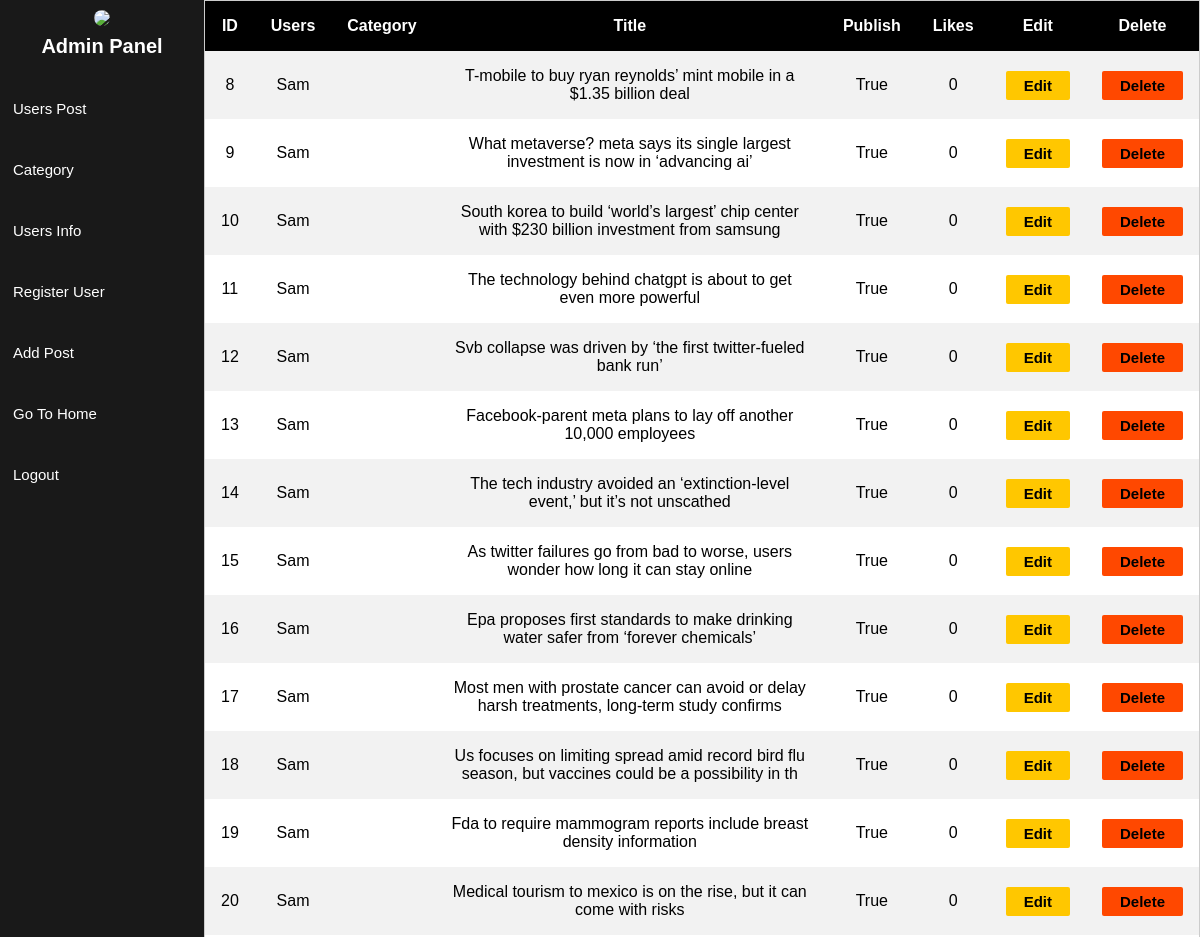
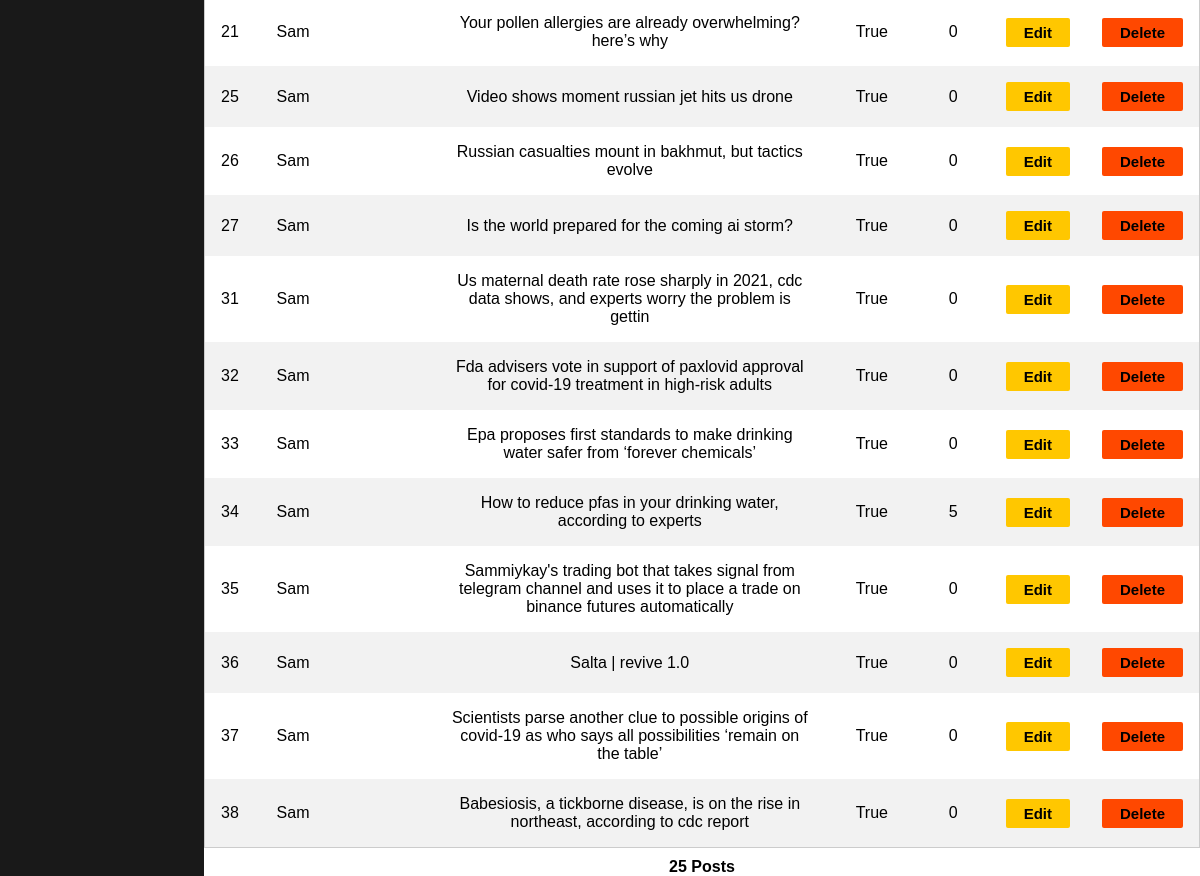
The app's page /custom-admin/ (signed in) with its own data (2 pictures, top to bottom).
### blog/models.py (models this page shows, shortened)
class Post(models.Model):
	user = models.ForeignKey(User, on_delete=models.CASCADE)
	category = models.ForeignKey(Category, on_delete=models.CASCADE)
	title = models.CharField(max_length=10000)
	date = models.DateTimeField(auto_now_add=True)
	image = models.ImageField()
	text = RichTextField()
	publish = models.BooleanField(default= False)
	slug = models.SlugField(max_length=2500, null=False, blank=True)
	likes = models.ManyToManyField(User, related_name='likes', blank=True)
	view_count = models.IntegerField(default=0)
	class Meta:
		db_table = "post"

### blog/views.py (the view)
# urls.py: path('custom-admin/', custom_admin, name ='custom_admin'),
@login_required
def custom_admin(request):
    posts= Post.objects.all()
    context ={
        'post': posts,
    }
    return render(request, 'blog/admin.html', context)

### blog/templates/blog/admin.html (shortened to what this page needs)
{% extends 'blog/adminbase.html' %}
{% block content %}
{% load static %}
		<div class="main-content">
                <table>
                    <tr>
                        <th>ID</th>
                        <th>Users</th>
                        <th>Category</th>
                        <th>Title</th>
                        <th>Publish</th>
                        <th>Likes</th>
                        <th>Edit</th>
                        <th>Delete</th>
                    </tr>
                    {% for posts in post %}
                    <tr>
                        <td>{{posts.id}}</td>
                        <td>{{posts.user.username.capitalize}}</td>
                        <td>{{posts.category.capitalize}}</td>
                        <td>{{posts.title.capitalize}}</td>
                        <td>{{posts.publish}}</td>
                        <td>{{posts.likes.count}}</td>
                        <td><a href="/custom-admin/{{posts.slug}}/update"><button class="edit">Edit</button></a></td>
                        <td><a href="/custom-admin/{{posts.slug}}/delete"><button class="delete">Delete</button></a></td>
                    </tr>
                    {% endfor %}
                </table>
                <h5>{{post.count}} Post{{post|pluralize}}</h5>
		</div>
	</div>
	{% endblock %}

### blog/templates/blog/adminbase.html (shortened to what this page needs)
{% load static %}
<!DOCTYPE html>
<html>
<head>
	<link rel="stylesheet" type="text/css" href="{% static 'css/adminstyle.css' %}">
</head>
<body>
	<div class="main">
		<div class="sidebar">
			<div class="img">
				<img src="{% static 'images/avatar.png' %}">
				<h4>Admin Panel</h4>
			</div>
			<ul>
				<li><a href="{% url 'custom_admin' %}">Users Post</a></li>
				<li><a href="{% url 'custom_admin_category' %}">Category</a></li>
				<li><a href="{% url 'user_info' %}">Users Info</a></li>
				<li><a href="{% url 'admin_registration' %}">Register User</a></li>
				<li><a href="{% url 'admin_add_post' %}">Add Post</a></li>
				<li><a href="{% url 'home' %}">Go To Home</a></li>
				<li><a href="{% url 'logout' %}">Logout</a></li>
			</ul>
		</div>
		{% if request.user.is_superuser %}
		{% block content %}
		{% endblock %}
		{% else %}
		No t Admin manager
		{% endif %}
</body>
</html>

### static/css/adminstyle.css (style rules this page uses)
* { padding: 0px; margin: 0px; font-family: sans-serif; }
.main { display: grid; grid-template-columns:17% 83%; }
.sidebar { background-color: rgba(0,0,0,0.9); height: 100vh; }
.sidebar img { width: 67%; border-radius: 50%; }
.sidebar .img { margin: 10px auto; text-align: center; }
.sidebar .img h4 { color: white; margin-top: 5px; font-size: 20px; }
.sidebar ul { margin-top: 20px; }
.sidebar ul li { list-style: none; }
.sidebar ul li a { text-decoration: none; display: block; padding: 22px 13px; font-size: 15px; color: white; }
.main-content { height: 100vh; overflow-y: scroll; }
table { border-spacing: 0; width: 100%; border: 1px solid #ccc; }
th { background-color: black; color: white; }
th, td { text-align: center; padding: 16px; }
tr:nth-child(even) { background-color: #f2f2f2 }
table button { padding: 6px 18px; border: none; font-weight: bolder; font-size: 15px; border-radius: 2px; }
.edit { background-color: #ffc700; }
.delete { background-color: #ff4800; }
h5 { text-align: center; margin-top: 10px; font-size: 16px;; }
button { padding: 3px; }
.main-content table button { cursor: pointer; }

### records on screen
Post: id "8", user.username "Sam", title "T-mobile to buy ryan reynolds’ mint mobile in a $1.35 billion deal", publish "True", likes.count "0"
Post: id "9", user.username "Sam", title "What metaverse? meta says its single largest investment is now in ‘advancing ai’", publish "True", likes.count "0"
Post: id "10", user.username "Sam", title "South korea to build ‘world’s largest’ chip center with $230 billion investment from samsung", publish "True", likes.count "0"
Post: id "11", user.username "Sam", title "The technology behind chatgpt is about to get even more powerful", publish "True", likes.count "0"
Post: id "12", user.username "Sam", title "Svb collapse was driven by ‘the first twitter-fueled bank run’", publish "True", likes.count "0"
Post: id "13", user.username "Sam", title "Facebook-parent meta plans to lay off another 10,000 employees", publish "True", likes.count "0"
Post: id "14", user.username "Sam", title "The tech industry avoided an ‘extinction-level event,’ but it’s not unscathed", publish "True", likes.count "0"
Post: id "15", user.username "Sam", title "As twitter failures go from bad to worse, users wonder how long it can stay online", publish "True", likes.count "0"
Post: id "16", user.username "Sam", title "Epa proposes first standards to make drinking water safer from ‘forever chemicals’", publish "True", likes.count "0"
Post: id "17", user.username "Sam", title "Most men with prostate cancer can avoid or delay harsh treatments, long-term study confirms", publish "True", likes.count "0"
Post: id "18", user.username "Sam", title "Us focuses on limiting spread amid record bird flu season, but vaccines could be a possibility in th", publish "True", likes.count "0"
Post: id "19", user.username "Sam", title "Fda to require mammogram reports include breast density information", publish "True", likes.count "0"
Post: id "20", user.username "Sam", title "Medical tourism to mexico is on the rise, but it can come with risks", publish "True", likes.count "0"
Post: id "21", user.username "Sam", title "Your pollen allergies are already overwhelming? here’s why", publish "True", likes.count "0"
Post: id "25", user.username "Sam", title "Video shows moment russian jet hits us drone", publish "True", likes.count "0"
Post: id "26", user.username "Sam", title "Russian casualties mount in bakhmut, but tactics evolve", publish "True", likes.count "0"
Post: id "27", user.username "Sam", title "Is the world prepared for the coming ai storm?", publish "True", likes.count "0"
Post: id "31", user.username "Sam", title "Us maternal death rate rose sharply in 2021, cdc data shows, and experts worry the problem is gettin", publish "True", likes.count "0"
Post: id "32", user.username "Sam", title "Fda advisers vote in support of paxlovid approval for covid-19 treatment in high-risk adults", publish "True", likes.count "0"
Post: id "33", user.username "Sam", title "Epa proposes first standards to make drinking water safer from ‘forever chemicals’", publish "True", likes.count "0"
Post: id "34", user.username "Sam", title "How to reduce pfas in your drinking water, according to experts", publish "True", likes.count "5"
Post: id "35", user.username "Sam", title "Sammiykay's trading bot that takes signal from telegram channel and uses it to place a trade on binance futures automatically", publish "True", likes.count "0"
Post: id "36", user.username "Sam", title "Salta | revive 1.0", publish "True", likes.count "0"
Post: id "37", user.username "Sam", title "Scientists parse another clue to possible origins of covid-19 as who says all possibilities ‘remain on the table’", publish "True", likes.count "0"
Post: id "38", user.username "Sam", title "Babesiosis, a tickborne disease, is on the rise in northeast, according to cdc report", publish "True", likes.count "0"

### other values on screen
{{ post.count }} "25"
